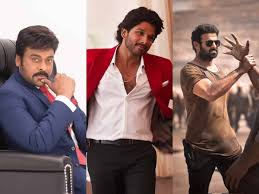
#> input picture idp_1_img.jpg, 259 x 194 px, found by its file name
$ python idp_3.py
#> lines starting #> are read from the running program, lines starting #| are printed output that depends on the picture; after the words box and inside, x2 and y2 are one past the last pixel; in counts of white or black regions, pixels touching at a corner belong together
import cv2
img=cv2.imread("/Users/ivskarthik/Documents/vscode/pythonprojects/IDP/idp_1_img.jpg")
#> img is the input picture: shape (194, 259, 3); mean B, G, R 106.5, 108, 133.9
img = cv2.resize(img, (400, 400))
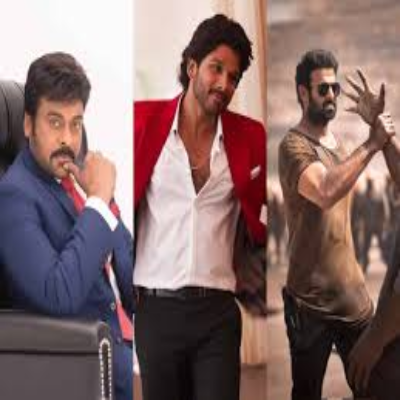
#> img: shape (400, 400, 3); mean B, G, R 106.4, 107.9, 133.7
img1 = cv2.cvtColor(img,cv2.COLOR_BGR2RGB)
face_cascade=cv2.CascadeClassifier("/Users/ivskarthik/Documents/vscode/pythonprojects/IDP/haarcascade_frontalface_alt2.xml")
face_reacts=face_cascade.detectMultiScale(img1, scaleFactor=1.1, minNeighbors=2)
#> face_reacts = [[306, 70, 48, 48], [29, 96, 72, 72]]
print(face_reacts)
#| [[306  70  48  48]
#|  [ 29  96  72  72]]
for (x, y, w, h) in face_reacts:
    cv2.rectangle(img, (x, y), (x + w, y + h), (0, 255, 0), 3)
#> this loop made 2 passes
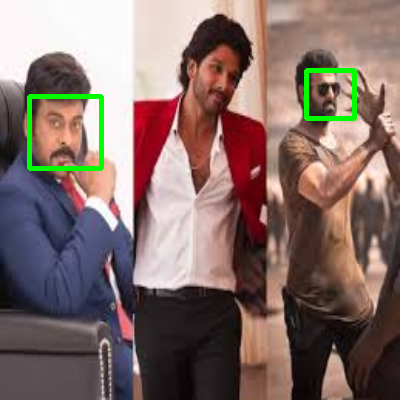
#> img: shape (400, 400, 3); 1.48% of pixels changed, all inside (x1, y1, x2, y2) = (27, 68, 357, 171)
cv2.imshow("Face Detection", img)
cv2.waitKey(0)
cv2.destroyAllWindows()
